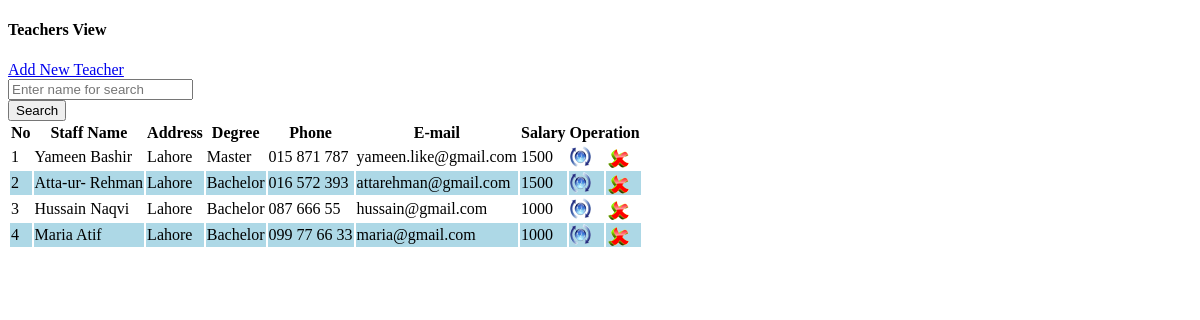
Screenshot of /View_Teachers.php with the database file from the repository.
### tables this page shows
CREATE TABLE `teacher_tbl` (
  `teacher_id` int(10) UNSIGNED NOT NULL,
  `f_name` varchar(30) NOT NULL,
  `l_name` varchar(30) NOT NULL,
  `gender` char(10) NOT NULL,
  `dob` date NOT NULL,
  `address` varchar(100) NOT NULL,
  `degree` varchar(50) NOT NULL,
  `salary` float NOT NULL,
  `married` char(10) NOT NULL,
  `phone` varchar(50) NOT NULL,
  `email` varchar(50) NOT NULL,
  `type` varchar(80) NOT NULL DEFAULT 'teacher'
);

### View_Teachers.php (the view, shortened to what this page needs)
<!DOCTYPE html PUBLIC "-//W3C//DTD XHTML 1.0 Transitional//EN" "http://www.w3.org/TR/xhtml1/DTD/xhtml1-transitional.dtd">
<html xmlns="http://www.w3.org/1999/xhtml">
<head>
<link rel="stylesheet" type="text/css" href="css/style_view.css" />
</head>
<body>
<div class="col-md-12  view-form-style">
    <div class="col-md-12 entry-head margin-20b">
        <h4 class="left">Teachers View</h4>
        <a class="btn btn-primary right" href="?tag=teachers_entry">Add New Teacher</a>
    </div>
    <form role="form" data-toggle="validator" method="post" class="form-horizontal">
        <div class="form-group">
            <div class="col-md-9 col-md-offset-1 col-xs-9 col-sm-10">
                <input type="text" class="form-control" name="searchtxt" Placeholder="Enter name for search" autocomplete="off"/></div>
            <input type="submit" name="btnsearch" value="Search" class="btn btn-info"/>
        </div>
    </form>
<div class="table-responsive">
    <table class="table table-bordered">
        <tr>
            <th>No</th>
            <th>Staff Name</th>
            <th>Address</th>
            <th>Degree</th>
            <th>Phone</th>
            <th>E-mail</th>
            <th>Salary</th>
            <th colspan="2">Operation</th>
        </tr>
         <?php
		 $key="";
	if($key !="")
		$sql_sel=mysql_query("SElECT * FROM teacher_tbl WHERE type='teacher' and f_name  like '%$key%' or l_name like '%$key%'");
	else
        $sql_sel=mysql_query("SELECT * FROM teacher_tbl where type='teacher'");
    $i=0;
    while($row=mysql_fetch_array($sql_sel)){
    $i++;
    $color=($i%2==0)?"lightblue":"white";
    ?>
      <tr bgcolor="<?php echo $color?>">
            <td><?php echo $i;?></td>
            <td><?php echo $row['f_name']."    ".$row['l_name'];?></td>
            <td><?php echo $row['address'];?></td>
            <td><?php echo $row['degree'];?></td>
            <td><?php echo $row['phone'];?></td>
            <td><?php echo $row['email'];?></td>
            <td><?php echo $row['salary'];?></td>
            <td><a href="?tag=teachers_entry&opr=upd&rs_id=<?php echo $row['teacher_id'];?>" title="Upate"><img src="picture/update.png" /></a></td>
            <td><a href="?tag=view_teachers&opr=del&rs_id=<?php echo $row['teacher_id'];?>" title="Delete"><img src="picture/delete.png" /></a></td>
        </tr>
    <?php
    }
    ?>
    </table>
</div>
</body>
</html>

### rows the page displays
teacher_tbl: f_name "Yameen", l_name "Bashir", address "Lahore", degree "Master", phone "015 871 787", email "yameen.like@gmail.com", salary "1500"
teacher_tbl: f_name "Atta-ur-", l_name "Rehman", address "Lahore", degree "Bachelor", phone "016 572 393", email "attarehman@gmail.com", salary "1500"
teacher_tbl: f_name "Hussain", l_name "Naqvi", address "Lahore", degree "Bachelor", phone "087 666 55", email "hussain@gmail.com", salary "1000"
teacher_tbl: f_name "Maria", l_name "Atif", address "Lahore", degree "Bachelor", phone "099 77 66 33", email "maria@gmail.com", salary "1000"
